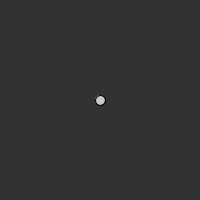
Frame 1 (no input)
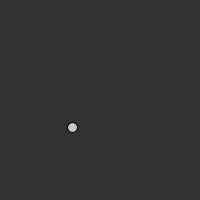
Frame 60 (the mouse pressed at the canvas centre just before this capture)
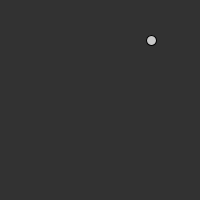
Frame 120 (the mouse held since frame 60 and released just before this capture)

The Processing sketch that drew these frames (run headless with seeded random() and noise(); from frame 60 on, the mouse is pressed at the canvas centre):

// Processing sketch: processing_96796
// ── processing_96796.pde

color bg = color(50);
color fg = color(200);
 
int radius = 10;
float x, y, vx, vy ;
void setup()
{
  size(200, 200);
  x = width/2;
  y = height/2;
 
  float a = random(TWO_PI);
  vx = cos(a)*5;
  vy = sin(a)*5;
}
 
void draw()
{
  background(bg);
  fill(fg);
  ellipse(x, y, radius, radius);
  move();
  collide();
}
 
void move()
{
  float dt = 1;
  x += vx*dt;
  y += vy*dt;
}
 
void collide()
{
  if ( x<0 || x>width ) vx = -vx;
  if ( y<0 || y>height ) vy = -vy;
}
